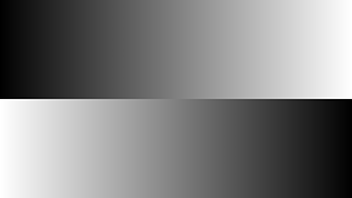
#> input picture samples/glong.png, 352 x 198 px
$ python voronoiprocessor.py
#> lines starting #> are read from the running program, lines starting #| are printed output that depends on the picture; after the words box and inside, x2 and y2 are one past the last pixel; in counts of white or black regions, pixels touching at a corner belong together
from PIL import Image
import numpy as np
from cv2 import cv2
import time
import math
import os

def drawpts(pts,h,w,imgname):
    pixels=np.full((h,w),255)
    for pt in pts:
        pixels[pt[0]][pt[1]]=0
    new_img = Image.fromarray(pixels.astype(np.uint8))
    new_img.save(imgname)

def finddensities(img,sumdict,vregs,h,w,numpts):
    for reg in range(numpts):
        sumdict[reg+1]=0
    for x in range(h):
        for y in range(w):
            sumdict[vregs[x][y]]+=img[x][y]
    #normalize depths to 0-255 scale
    for pt in sumdict.keys():
        sumdict[pt]/=255.0
#Fastest centroid finder
def findcentroidsfast(vregs,h,w,numpts):
    cents = []
    for x in range(numpts):
        cents.append([0,0,0]) #sumx,sumy, total summed
    for x in range(len(vregs)):
        for y in range(len(vregs[x])):
            cents[vregs[x][y]-1][0]+=x
            cents[vregs[x][y]-1][1]+=y
            cents[vregs[x][y]-1][2]+=1
    for reg in range(len(cents)):
        if cents[reg][2]!=0:
            cents[reg][0]/=cents[reg][2]
            cents[reg][1]/=cents[reg][2]
            cents[reg][0]=int(cents[reg][0])
            cents[reg][1]=int(cents[reg][1])
    return cents

def findbounds(vregs,h,w,needsplit):
    bounds = []
    for x in range(max(needsplit)):
        bounds.append([])
    for x in range(h):
        for y in range(w):
            if vregs[x][y] in needsplit:
                if x==0 or x==h-1 or y==0 or y==w-1:
                    bounds[vregs[x][y]-1].append((x,y))
                elif vregs[x][y] != vregs[x+1][y] or vregs[x][y] != vregs[x-1][y] or vregs[x][y] != vregs[x][y+1] or vregs[x][y] != vregs[x][y-1]:
                    bounds[vregs[x][y]-1].append((x,y))
    return bounds

def splitter(bounds,centlist,vregs,needsplit):
    newpts= []
    for pt in needsplit:
        biggestd = 0
        bigcoor = []
        for x in range(len(bounds[pt-1])):
            disx = bounds[pt-1][x][0]-centlist[pt-1][0]
            disy = bounds[pt-1][x][1]-centlist[pt-1][1]
            if centlist[pt-1][1]-disy < len(vregs[0]) and centlist[pt-1][0]-disx < len(vregs):
                if vregs[centlist[pt-1][0]-disx][centlist[pt-1][1]-disy]==pt:
                    dis = math.sqrt(disx**2+disy**2)
                    if dis>biggestd:
                        biggestd = dis
                        bigcoor = [disx,disy]
        if bigcoor != []:
            newpts.append((int(centlist[pt-1][0]+bigcoor[0]/2),int(centlist[pt-1][1]+bigcoor[1]/2)))
            newpts.append((int(centlist[pt-1][0]-bigcoor[0]/2),int(centlist[pt-1][1]-bigcoor[1]/2)))
        else:
            newpts.append((centlist[pt-1][0],centlist[pt-1][1]))
    return newpts

def splitmerge(depthmap,lower,upper,vregs,numpts,h,w):
    centlist = findcentroidsfast(vregs,h,w,numpts)
    needsplit = []
    newpts = []
    for pt in depthmap.keys():
        if depthmap[pt]>upper:
            needsplit.append(pt)
            #split em
        elif depthmap[pt]>lower:
            newpts.append((centlist[pt-1][0],centlist[pt-1][1]))
            #center then keep em
        #otherwise delete em
    #bounds = [[(x,y),(x,y)],[(x,y),(x,y)]...] each index corresponds to point #
    if len(needsplit)!=0:
        bounds = findbounds(vregs,h,w,needsplit)
        splitted = splitter(bounds,centlist,vregs,needsplit)
        for pt in splitted:
            newpts.append(pt)
    return newpts

fullstart = time.time()
openf = "glong.png"
path = "./samples/"+openf
img = cv2.imread(path,cv2.IMREAD_GRAYSCALE)
#> img is the input picture: shape (198, 352); min 0, max 255, mean 127.6
height,width = img.shape[:2]
#> height = 198; width = 352
print (height,width)
#| 198 352

#invert the image
img = np.float32([[(255-img[x,y]) for y in range(width)] for x in range(height)])
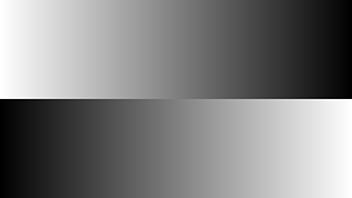
#> img: shape (198, 352) float32; min 0, max 255, mean 127.4
pts=[]

#initial set of points
for x in range(1,height,50):
    for y in range(1,width,50):
        pts.append((x,y))

lbound = 5 #increases amount of points
ubound = 8 #increases density

despts = 8000 #target #
while len(pts)<despts:
    start = time.time()
    drawpts(pts,height,width,'new.png')
#> after the loop in drawpts, `for pt in pts:`:
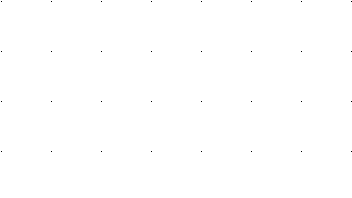
#> pixels: shape (198, 352) int64; 100% white; black in thin lines or dots, all inside (x1, y1, x2, y2) = (1, 1, 352, 152)
    ptimg= cv2.imread('new.png',cv2.IMREAD_GRAYSCALE)
    dist1,vregs = cv2.distanceTransformWithLabels(ptimg,cv2.DIST_L2,5,labelType=cv2.DIST_LABEL_CCOMP)
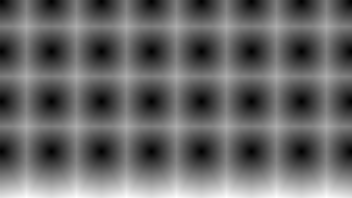
#> dist1: shape (198, 352) float32; min 0, max 51.73, mean 21.2; drawn with min black and max white
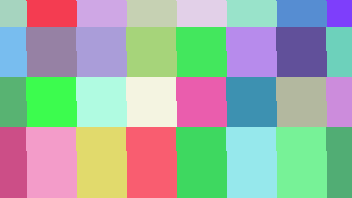
#> vregs: shape (198, 352) int32; 32 distinct labels, from 1 to 32; one colour per label, 0 black
    depthmap = {}
    #turn vregs into a list because ndarray is somehow much slower
    vregs=vregs.tolist()
#> vregs = 198 items
    end = time.time()
    print ("INTIALIZE IMAGE:",end-start)

    start =time.time()
    finddensities(img,depthmap,vregs,height,width,len(pts))
#> after the loop in finddensities, `for x in range(h):`: sumdict = 32 items
#> the loop in finddensities, `for pt in sumdict.keys():` made 32 passes
    end=time.time()
    print ("DENSITIES:",end-start)
    opts = len(pts)
#> opts = 32
    print ("# of points:", len(pts))
#| # of points: 32
    bo = []
    start=time.time()
    pts = splitmerge(depthmap,lbound,ubound,vregs,len(pts),height,width)
#> after the loop in findcentroidsfast, `for x in range(len(vregs)):`: cents = 32 items, first 6: [9477, 9451, 728], [17550, 69475, 1350], [17550, 136975, 1350], [17550, 204475, 1350], [17550, 271975, 1350], [17550, 339475, 1350]
#> the loop in findcentroidsfast, `for reg in range(len(cents)):` made 32 passes
#> after the loop in findcentroidsfast, `for reg in range(len(cents)):`: cents = 32 items, first 6: [13, 12, 728], [13, 51, 1350], [13, 101, 1350], [13, 151, 1350], [13, 201, 1350], [13, 251, 1350]
#> in splitmerge, `centlist = findcentroidsfast(vregs,h,w,numpts)`: centlist has the same summary as cents in findcentroidsfast
#> after the loop in splitmerge, `for pt in depthmap.keys():`: needsplit = 32 values from 1 to 32; newpts = []
#> in splitmerge, `bounds = findbounds(vregs,h,w,needsplit)`: bounds = 32 items
#> the loop in splitter, `for pt in needsplit:` made 32 passes
#> after the loop in splitter, `for pt in needsplit:`: newpts = 64 pairs, first value 6 to 179, second value 6 to 344
#> in splitmerge, `splitted = splitter(bounds,centlist,vregs,needsplit)`: splitted has the same summary as newpts in splitter
#> the loop in splitmerge, `for pt in splitted:` made 64 passes
#> pt on passes 1 to 12: (6, 6), (19, 18), (6, 38), (19, 63), (6, 88), (19, 113), (6, 138), (19, 163), (6, 188), (19, 213), (6, 238), (19, 263)
#> pts has the same summary as newpts in splitter
    if len(pts)<opts:
        print ("ERROR: DESIRED POINTS NOT ACHIEVABLE WITH SPECIFIED PARAMETERS")
        break
    end=time.time()
    print ("SPLITTING:",end-start)

print ("Total points:", len(pts))
#| Total points: 5546
fname = openf[0:-4]+'L'+str(lbound)+'U'+str(ubound)+'Pts'+str(len(pts))+'.png'
#> fname = 'glongL5U8Pts5546.png'
drawpts(pts,height,width,fname)
#> the loop in drawpts (call 12), `for pt in pts:` made 5546 passes
#> pt on passes 1 to 3: (0, 18), (0, 28), (0, 31)
#> after the loop in drawpts (call 12), `for pt in pts:`:
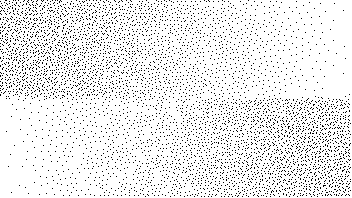
#> pixels: shape (198, 352) int64; 92% white; black in thin lines or dots
#> in drawpts (call 12), `new_img = Image.fromarray(pixels.astype(np.uint8))`: new_img: PIL image 352x198 L; 92% white; black in thin lines or dots
os.remove("new.png")

fullstop=time.time()
print ("TIME ELAPSED:",fullstop-fullstart)
